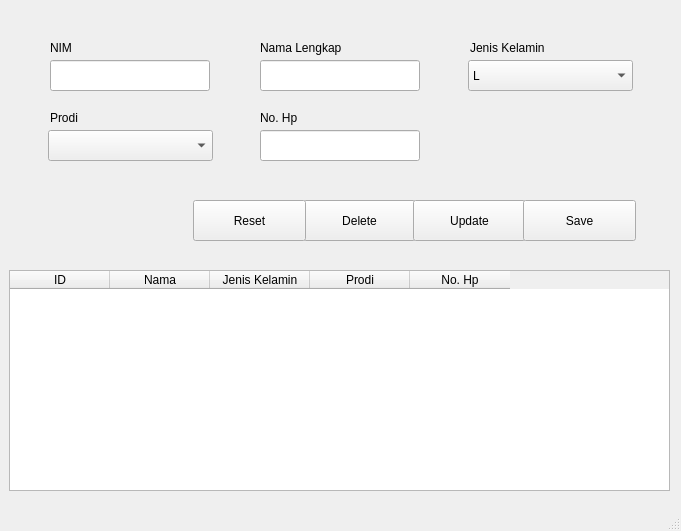
<?xml version="1.0" encoding="UTF-8"?>
<ui version="4.0">
 <class>Mahasiswa</class>
 <widget class="QMainWindow" name="Mahasiswa">
  <property name="geometry">
   <rect>
    <x>0</x>
    <y>0</y>
    <width>681</width>
    <height>531</height>
   </rect>
  </property>
  <property name="windowTitle">
   <string>Mahasiswa</string>
  </property>
  <property name="inputMethodHints">
   <set>Qt::ImhNone</set>
  </property>
  <widget class="QWidget" name="centralwidget">
   <widget class="QTableWidget" name="tableData">
    <property name="geometry">
     <rect>
      <x>9</x>
      <y>270</y>
      <width>661</width>
      <height>221</height>
     </rect>
    </property>
    <column>
     <property name="text">
      <string>ID</string>
     </property>
    </column>
    <column>
     <property name="text">
      <string>Nama</string>
     </property>
    </column>
    <column>
     <property name="text">
      <string>Jenis Kelamin</string>
     </property>
    </column>
    <column>
     <property name="text">
      <string>Prodi</string>
     </property>
    </column>
    <column>
     <property name="text">
      <string>No. Hp</string>
     </property>
    </column>
   </widget>
   <widget class="QLineEdit" name="inptNim">
    <property name="geometry">
     <rect>
      <x>50</x>
      <y>60</y>
      <width>160</width>
      <height>31</height>
     </rect>
    </property>
    <property name="inputMask">
     <string/>
    </property>
    <property name="placeholderText">
     <string/>
    </property>
   </widget>
   <widget class="QLineEdit" name="inptNama">
    <property name="geometry">
     <rect>
      <x>260</x>
      <y>60</y>
      <width>160</width>
      <height>31</height>
     </rect>
    </property>
   </widget>
   <widget class="QLabel" name="label">
    <property name="geometry">
     <rect>
      <x>50</x>
      <y>40</y>
      <width>161</width>
      <height>16</height>
     </rect>
    </property>
    <property name="text">
     <string>NIM</string>
    </property>
   </widget>
   <widget class="QLabel" name="label_2">
    <property name="geometry">
     <rect>
      <x>260</x>
      <y>40</y>
      <width>161</width>
      <height>16</height>
     </rect>
    </property>
    <property name="text">
     <string>Nama Lengkap</string>
    </property>
   </widget>
   <widget class="QLabel" name="label_3">
    <property name="geometry">
     <rect>
      <x>470</x>
      <y>40</y>
      <width>161</width>
      <height>16</height>
     </rect>
    </property>
    <property name="text">
     <string>Jenis Kelamin</string>
    </property>
   </widget>
   <widget class="QLabel" name="label_4">
    <property name="geometry">
     <rect>
      <x>50</x>
      <y>110</y>
      <width>161</width>
      <height>16</height>
     </rect>
    </property>
    <property name="text">
     <string>Prodi</string>
    </property>
   </widget>
   <widget class="QLineEdit" name="inptHp">
    <property name="geometry">
     <rect>
      <x>260</x>
      <y>130</y>
      <width>160</width>
      <height>31</height>
     </rect>
    </property>
   </widget>
   <widget class="QLabel" name="label_5">
    <property name="geometry">
     <rect>
      <x>260</x>
      <y>110</y>
      <width>161</width>
      <height>16</height>
     </rect>
    </property>
    <property name="text">
     <string>No. Hp</string>
    </property>
   </widget>
   <widget class="QComboBox" name="inptJk">
    <property name="geometry">
     <rect>
      <x>468</x>
      <y>60</y>
      <width>165</width>
      <height>31</height>
     </rect>
    </property>
    <item>
     <property name="text">
      <string>L</string>
     </property>
    </item>
    <item>
     <property name="text">
      <string>P</string>
     </property>
    </item>
   </widget>
   <widget class="QPushButton" name="btnDelete">
    <property name="geometry">
     <rect>
      <x>303</x>
      <y>200</y>
      <width>113</width>
      <height>41</height>
     </rect>
    </property>
    <property name="text">
     <string>Delete</string>
    </property>
   </widget>
   <widget class="QPushButton" name="btnUpdate">
    <property name="geometry">
     <rect>
      <x>413</x>
      <y>200</y>
      <width>113</width>
      <height>41</height>
     </rect>
    </property>
    <property name="text">
     <string>Update</string>
    </property>
   </widget>
   <widget class="QPushButton" name="btnSave">
    <property name="geometry">
     <rect>
      <x>523</x>
      <y>200</y>
      <width>113</width>
      <height>41</height>
     </rect>
    </property>
    <property name="text">
     <string>Save</string>
    </property>
   </widget>
   <widget class="QPushButton" name="btnReset">
    <property name="geometry">
     <rect>
      <x>193</x>
      <y>200</y>
      <width>113</width>
      <height>41</height>
     </rect>
    </property>
    <property name="text">
     <string>Reset</string>
    </property>
   </widget>
   <widget class="QComboBox" name="inptFak">
    <property name="geometry">
     <rect>
      <x>48</x>
      <y>130</y>
      <width>165</width>
      <height>31</height>
     </rect>
    </property>
   </widget>
   <zorder>inptFak</zorder>
   <zorder>inptJk</zorder>
   <zorder>tableData</zorder>
   <zorder>inptNim</zorder>
   <zorder>inptNama</zorder>
   <zorder>label</zorder>
   <zorder>label_2</zorder>
   <zorder>label_3</zorder>
   <zorder>label_4</zorder>
   <zorder>inptHp</zorder>
   <zorder>label_5</zorder>
   <zorder>btnDelete</zorder>
   <zorder>btnUpdate</zorder>
   <zorder>btnSave</zorder>
   <zorder>btnReset</zorder>
  </widget>
  <widget class="QStatusBar" name="statusbar"/>
 </widget>
 <resources/>
 <connections/>
</ui>
